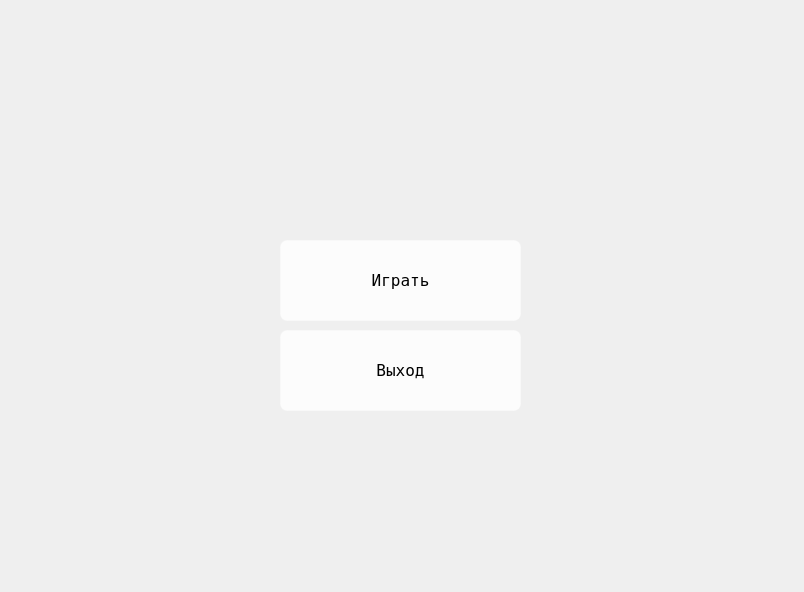
<?xml version="1.0" encoding="UTF-8"?>
<ui version="4.0">
 <class>MainWindow</class>
 <widget class="QMainWindow" name="MainWindow">
  <property name="geometry">
   <rect>
    <x>0</x>
    <y>0</y>
    <width>804</width>
    <height>592</height>
   </rect>
  </property>
  <property name="windowTitle">
   <string>Переливание</string>
  </property>
  <widget class="QWidget" name="centralwidget">
   <widget class="QPushButton" name="pushButton">
    <property name="geometry">
     <rect>
      <x>280</x>
      <y>240</y>
      <width>241</width>
      <height>81</height>
     </rect>
    </property>
    <property name="font">
     <font>
      <family>Fixedsys</family>
      <pointsize>12</pointsize>
      <weight>50</weight>
      <italic>false</italic>
      <bold>false</bold>
      <underline>false</underline>
      <strikeout>false</strikeout>
      <kerning>true</kerning>
     </font>
    </property>
    <property name="styleSheet">
     <string notr="true">QPushButton {
color: black;
background-color: rgba(255,255,255,200);
border: 1px solid rgba(255,255,255,70);
border-radius: 7px;
}
QPushButton:hover{
background-color: rgba(255,255,205,70);
}
QPushButton:pressed{
background-color: rgba(255,255,245,80);
}
</string>
    </property>
    <property name="text">
     <string>Играть</string>
    </property>
   </widget>
   <widget class="QPushButton" name="pushButton_2">
    <property name="geometry">
     <rect>
      <x>280</x>
      <y>330</y>
      <width>241</width>
      <height>81</height>
     </rect>
    </property>
    <property name="font">
     <font>
      <family>Fixedsys</family>
      <pointsize>12</pointsize>
     </font>
    </property>
    <property name="styleSheet">
     <string notr="true">QPushButton {
color: black;
background-color: rgba(255,255,255,200);
border: 1px solid rgba(255,255,255,70);
border-radius: 7px;
}
QPushButton:hover{
background-color: rgba(255,255,205,70);
}
QPushButton:pressed{
background-color: rgba(255,255,245,80);
}
</string>
    </property>
    <property name="text">
     <string>Выход</string>
    </property>
   </widget>
   <widget class="QLabel" name="label">
    <property name="geometry">
     <rect>
      <x>-6</x>
      <y>-5</y>
      <width>811</width>
      <height>611</height>
     </rect>
    </property>
    <property name="text">
     <string/>
    </property>
    <property name="pixmap">
     <pixmap>icons/b94371ba97483cbfa1643d7905f3b01b.jpg</pixmap>
    </property>
    <property name="scaledContents">
     <bool>true</bool>
    </property>
   </widget>
   <zorder>label</zorder>
   <zorder>pushButton</zorder>
   <zorder>pushButton_2</zorder>
  </widget>
 </widget>
 <resources>
  <include location="res-rc.qrc"/>
 </resources>
 <connections/>
</ui>
